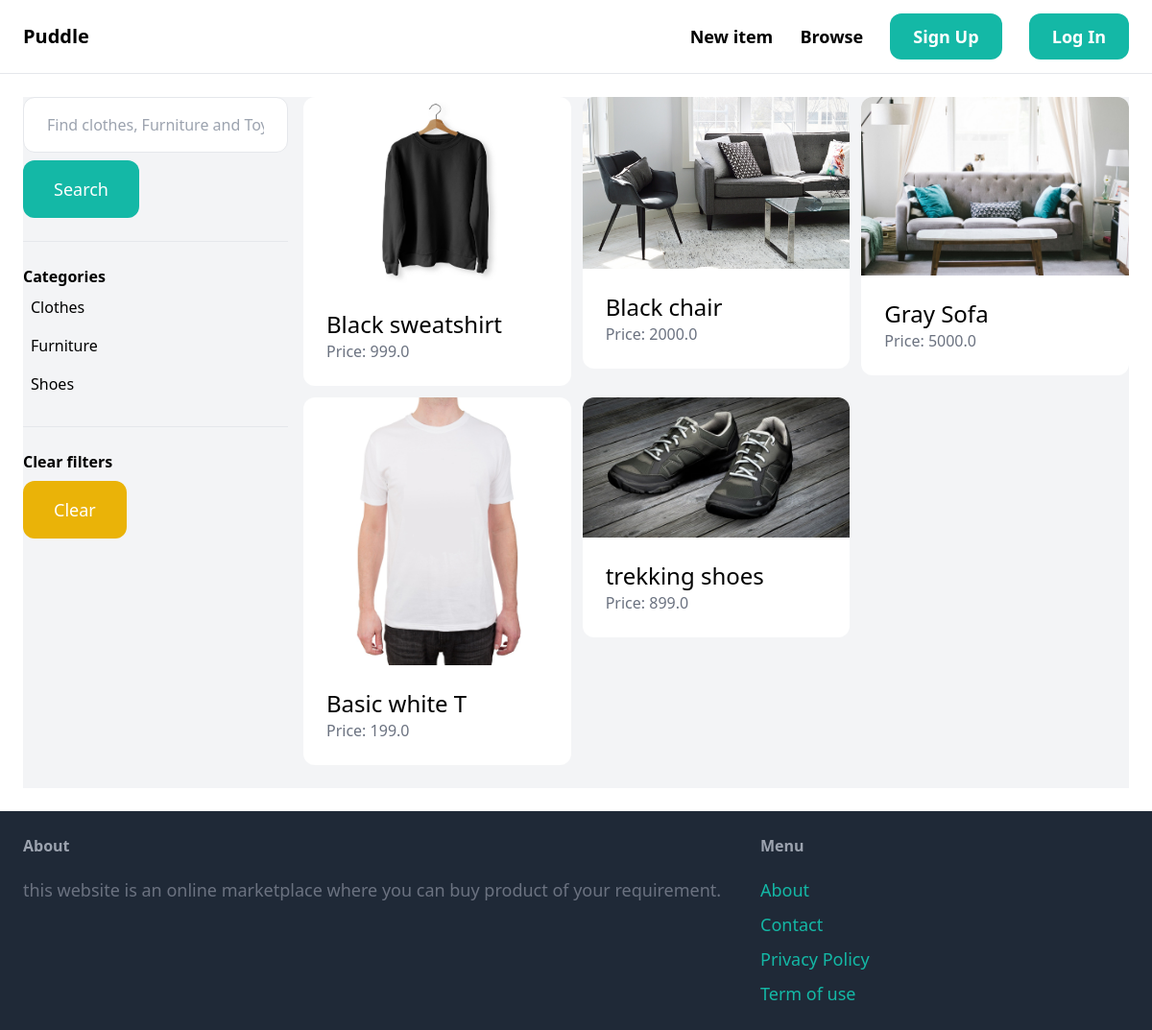
The app's page /items/ with its own data.
### item/models.py (models this page shows, shortened)
class Category(models.Model):
    name = models.CharField(max_length=255)
    class Meta:
        ordering = ('name',)
        verbose_name_plural = 'Categories'

class Item(models.Model):
    category = models.ForeignKey(Category, related_name='items', on_delete=models.CASCADE)
    name = models.CharField(max_length=255)
    description = models.TextField(blank=True,null=True)
    price = models.FloatField()
    image = models.ImageField(upload_to='item_images',blank=True, null=True)
    is_sold = models.BooleanField(default=False)
    created_by = models.ForeignKey(User, related_name='items',on_delete=models.CASCADE)
    created_at = models.DateTimeField(auto_now_add=True)

### item/views.py (the view)
# urls.py: path('', views.items, name='items'),
def items(request):
    query = request.GET.get('query','')
    category_id = request.GET.get('category', 0)
    categories = Category.objects.all()
    items = Item.objects.filter(is_sold=False)
    if category_id:
        items = items.filter(category_id=category_id)
    if query:
        items = items.filter(Q(name__icontains=query) | Q(description__icontains=query))
    return render(request, 'item/items.html',{
        'items': items,
        'query': query,
        'categories' : categories,
        'category_id' : int(category_id),
    })

### item/templates/item/items.html (shortened to what this page needs)
{% extends 'core/base.html' %}
{% block content %}
     <div class="pb-6 grid grid-cols-4 gap-4 bg-gray-100">
        <div class="cols-span-1">
            <form method="get" action="{% url 'item:items' %}">
                <input name="query" class="w-full py-4 px-6 border rounded-xl" type="text" value="{{ query }}" placeholder="Find clothes, Furniture and Toys..">
                <button class="mt-2 py-4 px-8 text-lg bg-teal-500 text-white rounded-xl">Search</button>
            </form>
            <hr class="my-6">
            <p class="font-semibold">Categories</p>
            <ul>
                {% for category in categories %}
                <li class="py-2 px-2 rounded-xl{% if category.id == category_id %} bg-gray-200{% endif %}">
                    <a href="{% url 'item:items' %}?query={{ query }}&category={{ category.id }}">{{ category.name }}</a>
                </li>
                {% endfor %}
            </ul>
            <hr class="my-6">
            <p class="font-semibold">Clear filters</p>
            <ul>
                <li><a href="{% url 'item:items' %}" class="mt-2 py-4 px-8 inline-block bg-yellow-500 text-lg rounded-xl text-white">Clear</a></li>
            </ul>
        </div>
        <div class="col-span-3">
            <div class="grid grid-cols-3 gap-3">
                {% for item in items %}
                  <div>
                    <a href="{% url 'item:detail' item.id %}">
                        <div>
                            <img src="{{ item.image.url }}" class="rounded-t-xl">
                        </div>
                        <div class="p-6 bg-white rounded-b-xl">
                            <h2 class="text-2xl">{{ item.name }}</h2>
                            <p class="text-gray-500">Price: {{ item.price }}</p>
                        </div>
                    </a>
                  </div>
                {% endfor %}
            </div>
        </div>
     </div>
{% endblock %}

### records on screen
Category: name "Clothes"
Category: name "Furniture"
Category: name "Shoes"
Item: image (picture), name "Black sweatshirt", price "999.0"
Item: image (picture), name "Black chair", price "2000.0"
Item: image (picture), name "Gray Sofa", price "5000.0"
Item: image (picture), name "Basic white T", price "199.0"
Item: image (picture), name "trekking shoes", price "899.0"
